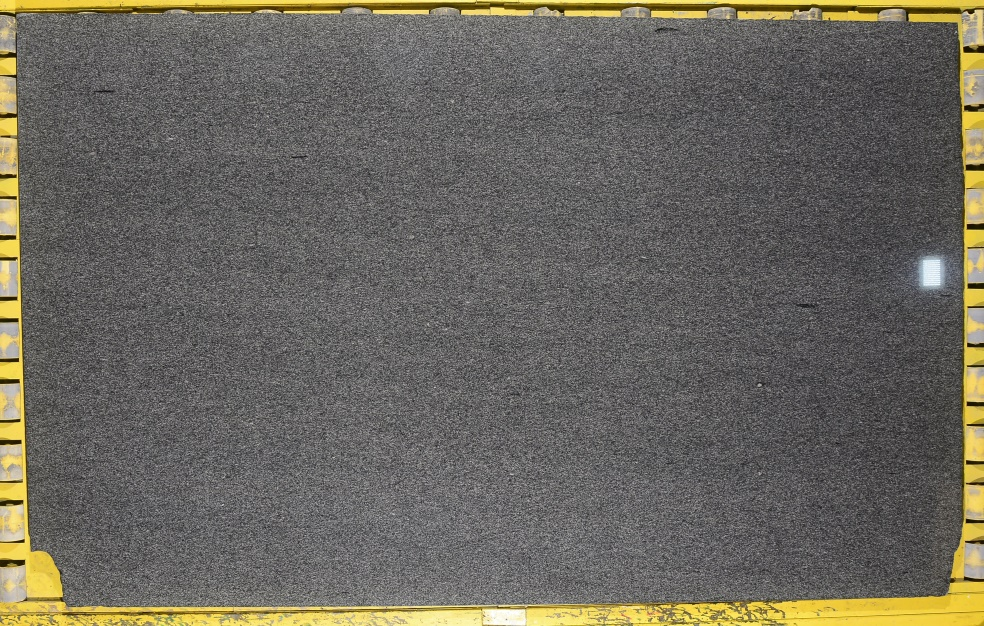
#> input picture input_folder/input-images/0.JPG, 984 x 626 px, found by its file name; its folder holds 4 pictures in this run
$ python resize.py
#> lines starting #> are read from the running program, lines starting #| are printed output that depends on the picture
import os
import cv2

def resize_image(image_path, output_size):
    img = cv2.imread(image_path)
    resized_img = cv2.resize(img, output_size)
    return resized_img

def resize_images_in_folder(input_folder, output_folder):
    image_files = [f for f in os.listdir(input_folder) if f.endswith('.JPG') or f.endswith('.jpg') or f.endswith('.png')]
    print("!!!!",image_files)

    for file_name in image_files:
        input_path = os.path.join(input_folder, file_name)
        output_path = os.path.join(output_folder, file_name)

        img = cv2.imread(input_path)
#> img is the input picture: shape (626, 984, 3); mean B, G, R 94.3, 103.3, 106.8
        original_height, original_width, _ = img.shape
#> original_height = 626; original_width = 984

        output_size = (original_width // 3, original_height // 3)
#> output_size = (328, 208)

        resized_img = resize_image(input_path, output_size)
#> in resize_image, `resized_img = cv2.resize(img, output_size)`:
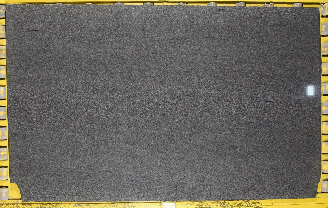
#> resized_img: shape (208, 328, 3); mean B, G, R 94.1, 103.1, 106.6

        cv2.imwrite(output_path, resized_img)
#> pass 2 of the loop in resize_images_in_folder, `for file_name in image_files:`:
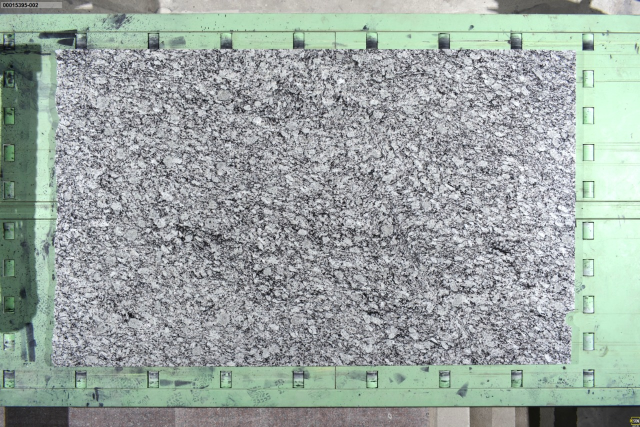
#> input picture input_folder/input-images/00.jpg, 1280 x 854 px, found by its file name (shown at 1/2 size)
#> in resize_images_in_folder, img is the input picture: shape (854, 1280, 3); mean B, G, R 161.2, 165.6, 154.8
#> in resize_image (call 2), `resized_img = cv2.resize(img, output_size)`:
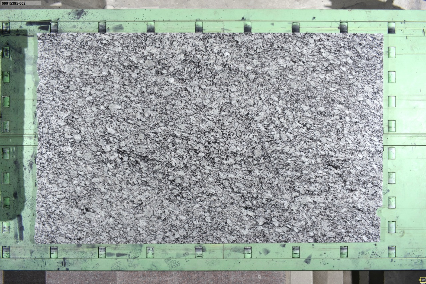
#> resized_img: shape (284, 426, 3); mean B, G, R 161.1, 165.5, 154.7
#> pass 3 of the loop in resize_images_in_folder, `for file_name in image_files:`:
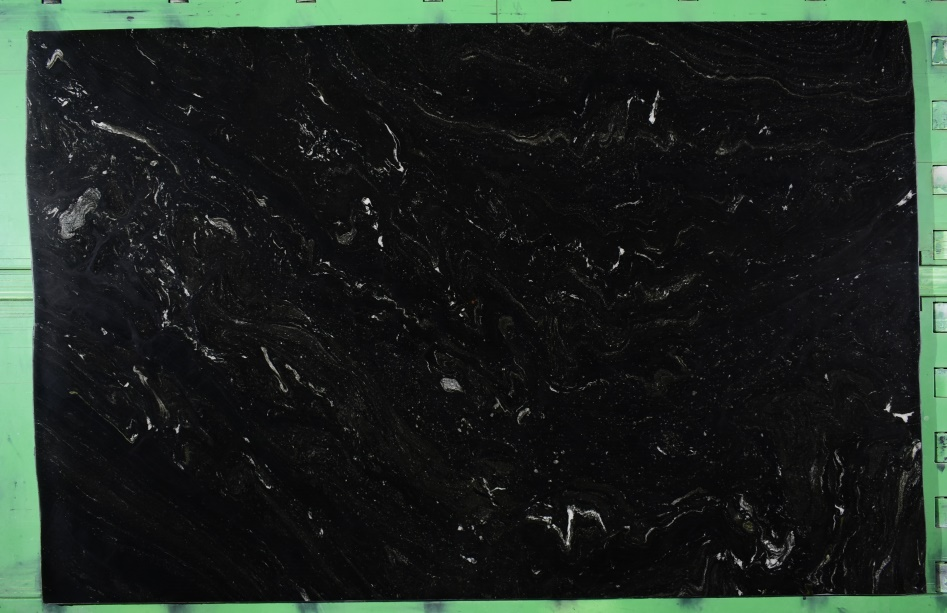
#> input picture input_folder/input-images/00000001001.JPG, 947 x 613 px, found by its file name
#> in resize_images_in_folder, img is the input picture: shape (613, 947, 3); mean B, G, R 33.3, 38.7, 30.4
#> in resize_image (call 3), `resized_img = cv2.resize(img, output_size)`:
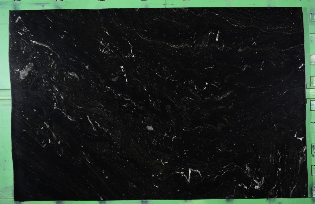
#> resized_img: shape (204, 315, 3); mean B, G, R 33.2, 38.6, 30.3
#> the loop made 4 passes; the first 3 are shown

# Example usage:
input_folder = r"C:\Users\fabri\Desktop\PyScript\U2NET\input_folder\input-images/"
output_folder = r"C:\Users\fabri\Desktop\PyScript\U2NET\input_folder\testes_models\resize/"

resize_images_in_folder(input_folder, output_folder)
